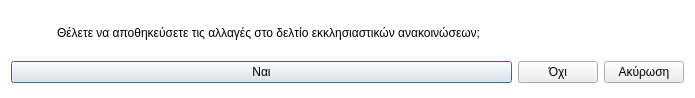
<?xml version="1.0" encoding="UTF-8"?>
<ui version="4.0">
 <class>Dialog</class>
 <widget class="QDialog" name="Dialog">
  <property name="geometry">
   <rect>
    <x>0</x>
    <y>0</y>
    <width>695</width>
    <height>98</height>
   </rect>
  </property>
  <property name="windowTitle">
   <string>Αποθήκευση αλλαγών</string>
  </property>
  <property name="windowIcon">
   <iconset resource="../../../../icons.qrc">
    <normaloff>:/rest-windows/assets/images/rest-windows/question.png</normaloff>:/rest-windows/assets/images/rest-windows/question.png</iconset>
  </property>
  <property name="styleSheet">
   <string notr="true">QDialog{
	background:white;
}</string>
  </property>
  <layout class="QGridLayout" name="gridLayout_2">
   <item row="1" column="0" colspan="2">
    <widget class="QFrame" name="frame">
     <property name="styleSheet">
      <string notr="true">QFrame{border:0px;}</string>
     </property>
     <property name="frameShape">
      <enum>QFrame::StyledPanel</enum>
     </property>
     <property name="frameShadow">
      <enum>QFrame::Raised</enum>
     </property>
     <layout class="QGridLayout" name="gridLayout">
      <property name="leftMargin">
       <number>0</number>
      </property>
      <property name="topMargin">
       <number>0</number>
      </property>
      <property name="rightMargin">
       <number>0</number>
      </property>
      <property name="bottomMargin">
       <number>0</number>
      </property>
      <item row="0" column="0">
       <widget class="QPushButton" name="save">
        <property name="sizePolicy">
         <sizepolicy hsizetype="Expanding" vsizetype="Fixed">
          <horstretch>0</horstretch>
          <verstretch>0</verstretch>
         </sizepolicy>
        </property>
        <property name="text">
         <string>Ναι</string>
        </property>
        <property name="icon">
         <iconset resource="../../../../icons.qrc">
          <normaloff>:/rest-windows/assets/images/rest-windows/save.png</normaloff>:/rest-windows/assets/images/rest-windows/save.png</iconset>
        </property>
       </widget>
      </item>
      <item row="0" column="1">
       <widget class="QPushButton" name="no_save">
        <property name="sizePolicy">
         <sizepolicy hsizetype="Fixed" vsizetype="Fixed">
          <horstretch>0</horstretch>
          <verstretch>0</verstretch>
         </sizepolicy>
        </property>
        <property name="text">
         <string>Όχι</string>
        </property>
       </widget>
      </item>
     </layout>
    </widget>
   </item>
   <item row="0" column="0">
    <widget class="QLabel" name="error">
     <property name="minimumSize">
      <size>
       <width>40</width>
       <height>40</height>
      </size>
     </property>
     <property name="maximumSize">
      <size>
       <width>40</width>
       <height>40</height>
      </size>
     </property>
     <property name="text">
      <string/>
     </property>
     <property name="pixmap">
      <pixmap resource="../../../../icons.qrc">:/rest-windows/assets/images/rest-windows/question.png</pixmap>
     </property>
     <property name="scaledContents">
      <bool>true</bool>
     </property>
    </widget>
   </item>
   <item row="1" column="2">
    <widget class="QPushButton" name="cancel">
     <property name="sizePolicy">
      <sizepolicy hsizetype="Fixed" vsizetype="Fixed">
       <horstretch>0</horstretch>
       <verstretch>0</verstretch>
      </sizepolicy>
     </property>
     <property name="text">
      <string>Ακύρωση</string>
     </property>
    </widget>
   </item>
   <item row="0" column="1" colspan="2">
    <widget class="QLabel" name="label">
     <property name="text">
      <string>Θέλετε να αποθηκεύσετε τις αλλαγές στο δελτίο εκκλησιαστικών ανακοινώσεων;</string>
     </property>
     <property name="alignment">
      <set>Qt::AlignJustify|Qt::AlignVCenter</set>
     </property>
    </widget>
   </item>
  </layout>
 </widget>
 <resources>
  <include location="../../../../icons.qrc"/>
  <include location="../../../../icons.qrc"/>
  <include location="../../../../icons.qrc"/>
 </resources>
 <connections/>
</ui>
